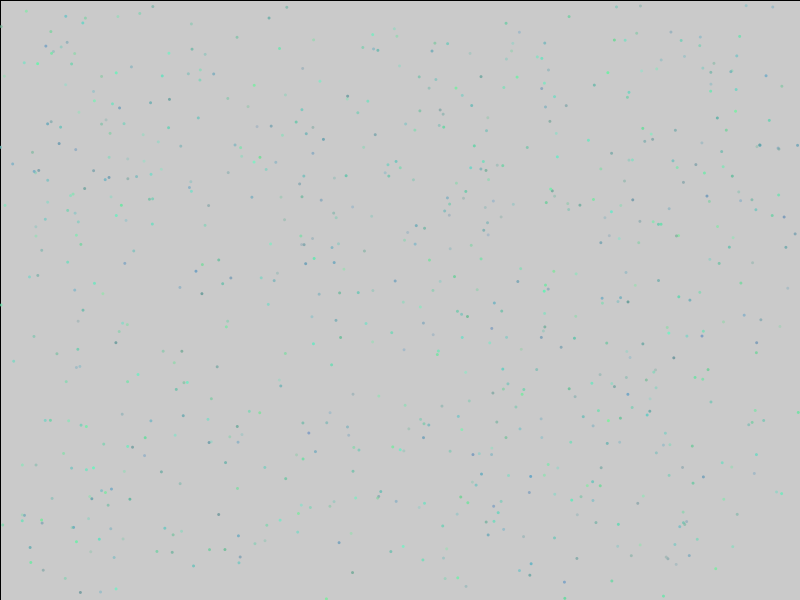
Frame 1 (no input)
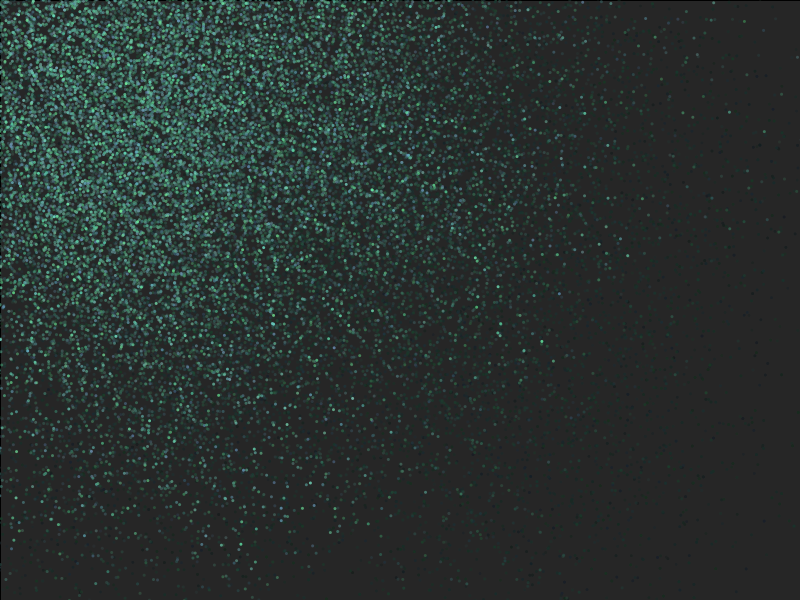
Frame 60 (the mouse pressed at the canvas centre just before this capture)
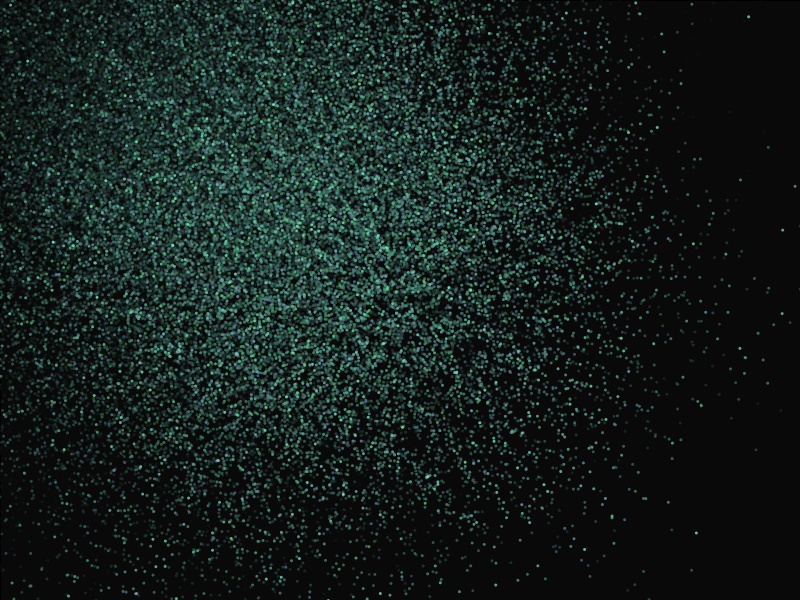
Frame 120 (the mouse held since frame 60 and released just before this capture)

The Processing sketch that drew these frames (run headless with seeded random() and noise(); from frame 60 on, the mouse is pressed at the canvas centre):

// Processing sketch: processing_121533
// ── processing_121533.pde

Walker[] wkrs = new Walker[800] ;

void setup() {
  size(800, 600);
  for (int i=0; i<wkrs.length;i++) {
    //parametros: x,y,velocidad 
    wkrs[i] = new Walker(random(width),random(height),random(30,50));
  }
}

void draw() {
  //  background(0);
  fill(0, 0, 0, random(0, 15));
  rect(0, 0, width, height);  
  for (int i=0; i<wkrs.length; i++) {
    wkrs[i].run();
  }
}

class Walker {
  float x, y, stepX, stepY, sz, Vel; 

  Walker(float _x, float _y, float _v) {
    x = _x;
    y = _y;
    Vel = _v;
    stepX = 35;
    stepY = 35;
    sz = 3;
  }

  void run() {
    update();
    display();
    actualizarPosicion();
  }
  void display() {
    noStroke();
    fill(random(100, 120), random(150, 245), random(150, 200), random(80, 235));
    ellipse(x, y, sz, sz);
  }



  void update() {
    //movimiento en X
    float r = random(100);
    if (r < 50) {
      x += stepX;
    } 
    else {
      x -= stepX;
    } 
    //movimiento en Y
    r = random(100);
    if (r < 50) {
     y += stepY;
    } 
    else {
     y -= stepY;
    }
  } 

 void actualizarPosicion() {
    float distanceX = mouseX-x;
    float distanceY = mouseY-y;
    x += (distanceX/Vel)+random(-1,1);
    y += (distanceY/Vel)+random(-1,1);
    //y actualizamos la posiciÃ³n de manera que la bola no acabe de llegar nunca...
    //xPos += distanceX/Vel;
    //yPos += distanceY/Vel;
  }
}
